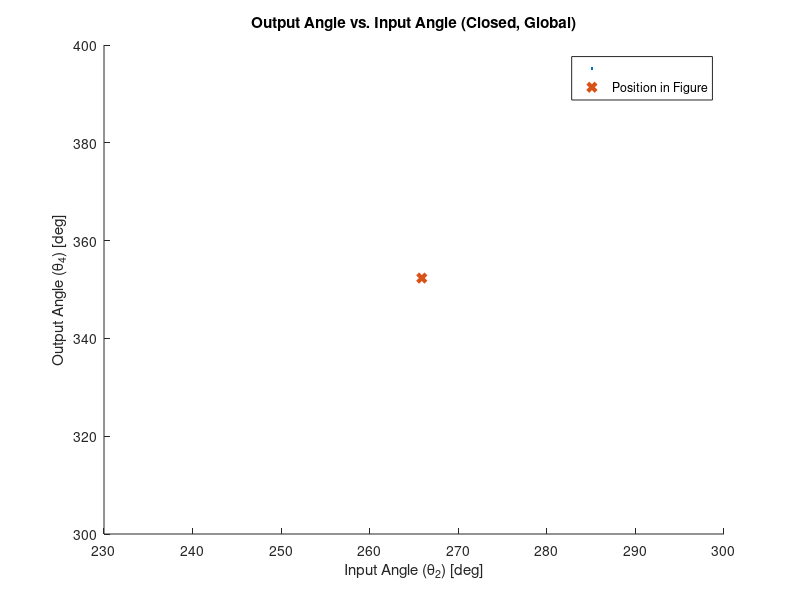
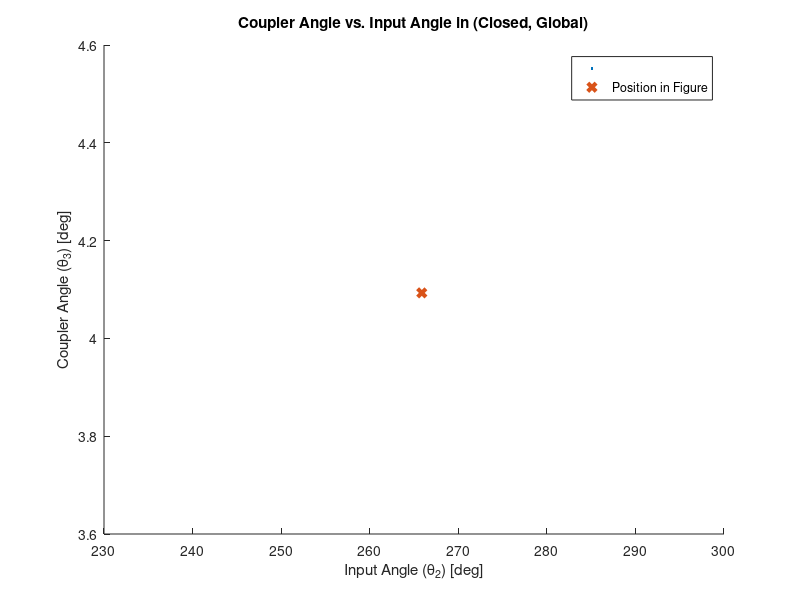
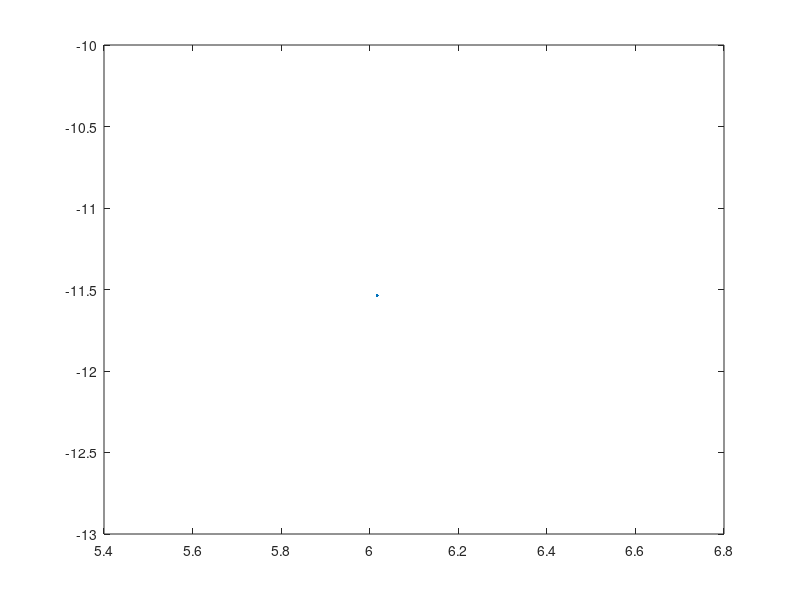

Recreate these plots in MATLAB, in order. (Note: this script raises an error after producing the figures.)
%% ME480 Mechanism Solver
%Author: Michael Pagan
clc, clear, close all

%% 4 Bar Pin Joint Mechanism Parameters
% Link lengths
Lengths = [9.174, 12.97, 9.573, sqrt(2.79^2+6.948^2)]; %a,b,c,d 
a = Lengths(1); %input (crank) length
b = Lengths(2); %coupler length
c = Lengths(3); %output length
d = Lengths(4); %ground length
units = 'in'; %units of above link lengths

% transform between local and global coordinates
theta1 = 90-atand(2.79/6.948); %ccw angle from local +x axis to global X axis
     %local +x points from crank ground to ouput ground (O2 to O4)  
     
% point of interest P on linkage
P_link = 'b'; %define which link the point is on: 'a' 'b' or 'c'
delta = -23.76; %fixed angle between selected link vector and point vector on 
                %link. e.g. angle between AB and AP. cw = negative
p = 7.09; %distance from link pin joint to desired point P (e.g. AP)

% position of mechanism shown in figure
theta2_fig_g = 360-theta1-26; %approximate theta 2 for determining configuration of 
                    %figure. Global system. Must be between 0-360 deg.
theta3_fig_g = 4; %approximate theta 3 for determining configuration of 
                    %figure. Global system. Must be between 0-360 deg. 
theta2_fig_l = theta2_fig_g + theta1; %DO NOT EDIT                 

% given speed and acceleration of crank
omega2 = 0.01; %input velocity [rad/s]
alpha2 = 0; %input acceleration [rad/s^2]

%Custom input range for crank in local coordinates
override_togs = 1; %change to 1 to use custom range
custom_input = theta2_fig_l; %specify custom range LOCAL coordinates
       
%No edits must be made below this header%    
%%%%%%%%%%%%%%%%%%%%%%%%%%%%%%%%%%%%%%%%%%%%%%%%%%%%%%%%%%%%%%%%%%%%%%%%%%
%   _  _     ____          _____    _____ _____ _   _ 
%  | || |   |  _ \   /\   |  __ \  |  __ \_   _| \ | |
%  | || |_  | |_) | /  \  | |__) | | |__) || | |  \| |
%  |__   _| |  _ < / /\ \ |  _  /  |  ___/ | | | . ` |
%     | |   | |_) / ____ \| | \ \  | |    _| |_| |\  |
%     |_|   |____/_/    \_\_|  \_\ |_|   |_____|_| \_|
%%%%%%%%%%%%%%%%%%%%%%%%%%%%%%%%%%%%%%%%%%%%%%%%%%%%%%%%%%%%%%%%%%%%%%%%%%                                                   
%% Toggle Positions
% Grashof determination
links = [a,b,c,d];
grash = 0; %flag for grashof
if (max(links)+ min(links)) <= sum(links)-(max(links)+ min(links))
    disp('GRASHOF MECHANISM')
    grash = 1;
else
    disp('NON-GRASHOF MECHANISM')
end

% Determine toggle points
%Flags for number of toggles
Onetog = 0;
Twotog = 0;
Notog = 0;

% Test for NaN case
tog1_inards = (a.^2+d.^2-b.^2-c.^2)./(2*a*d)+b*c./(a*d);
tog2_inards = (a.^2+d.^2-b.^2-c.^2)./(2*a*d)-b*c./(a*d);

% Calculate the two toggle positions, in local coordinates
if xor((abs(tog1_inards) > 1), (abs(tog2_inards) > 1))
    %checks that ONLY one of the toggle equations is valid
    Onetog = 1; %flag that we have opposite/equal togs
    disp('EQUAL AND OPPOSITE TOGGLE POSITIONS')
    if abs(tog1_inards) < 1 %plus case is valid
        theta_tog1_l = (acosd(tog1_inards)); %plus
        theta_tog2_l = -theta_tog1_l;

    else %minus case is valid
        theta_tog2_l = (acosd(tog2_inards)); % minus
        theta_tog1_l = -theta_tog2_l;
    end
elseif (abs(tog1_inards) > 1) && (abs(tog2_inards) > 1) 
    %checks that NEITHER toggle equations are valid
    disp('NO TOGGLE POSITIONS')
    Notog = 1;
else %both toggle equations must be valid
    disp('TWO UNIQUE TOGGLE POSITIONS')
    Twotog = 1;
    theta_tog1_l = (acosd(tog1_inards)); % plus
    theta_tog2_l = (acosd(tog2_inards)); % minus
end

%% Create input vector for current configuration
%determine if approximate theta 2 is between cw or ccw range of togs
if not(Notog)
    %create vector with original toggle points
    togs_l = [theta_tog1_l, theta_tog2_l];
    % create vector with positive toggle points
    togs_l_pos = togs_l + 360.*(togs_l < 0);
    % convert to global
    togs_g = togs_l_pos - theta1;
    
    if theta2_fig_l < max(togs_l_pos) && theta2_fig_g > min(togs_l_pos)
        toggle_dir = 1; %in this case the configuration lies in the ccw range
                        %of the toggle positions
    else
        toggle_dir = 0; %else configuration must be in the cw range
    end
end

%case for opposite and equal toggle angles. abs will be 0 to 180 deg
if override_togs > 0
    theta2l = custom_input;
    theta2g = theta2l - theta1;
else
    if Onetog
        % case for opposite and equal toggle angles
        if toggle_dir < 1 %from positive tog through +x axis to negative tog
            theta2l = flip(min(togs_l):0.5:max(togs_l)); %local
            theta2l = theta2l + 360.*(theta2l < 0);
        else % from positive tog through -x axis to negative tog
            theta2l = min(togs_l_pos):0.5:max(togs_l_pos); %local
        end

    elseif Twotog
        %case for two unique toggle points. togs will be [0 , 180] deg local
        % direction irrelevant bc range does not cross x axis
        theta2l = min(togs_l):0.5:max(togs_l); %local

    elseif Notog
        %case for no toggle points. Input angle theta 2 can go 360 deg
        theta2g = 0:0.5:360;
        theta2l = theta2g + theta1;
    end
end

% convert local input range to global
if not(Notog)
    theta2g = theta2l - theta1;
    theta2g = theta2g + 360.*(theta2g < 0);
end

% Make all negative input angles positive
theta2l = theta2l + 360.*(theta2l < 0);

%% Calculated Parameters
k1 = d./a;
k2 = d./c;
k3 = (a.^2-b.^2+c.^2+d.^2)./(2*a*c);
k4 = d./b;
k5 = (c.^2-d.^2-a.^2-b.^2)./(2*a*b);

A = cosd(theta2l)-k1-k2.*cosd(theta2l)+k3;
B = -2.*sind(theta2l);
C = k1-(k2+1).*cosd(theta2l)+k3;
D = cosd(theta2l)-k1+k4.*cosd(theta2l)+k5;
E = -2.*sind(theta2l);
F = k1 + (k4-1).*cosd(theta2l)+k5;

%% Output Angle Theta 4

%OPEN CONFIGURATION
%calculate the open configuration output angle. "Minus" eq
%find and remove imaginary input arguments
Q_m4 = (-B-sqrt(B.^2-4.*A.*C));
Q_m4(imag(Q_m4) ~= 0) = NaN;
%calculate the angle
theta4open_l = (2.*atan2d(Q_m4, 2.*A)); %local,
%convert to global. We only report output angles in global.
theta4open_g = theta4open_l - theta1;
%find and correct large and/or negative angles
for j = 1:2 %loop through twice for angles < -360
    theta4open_g = theta4open_g + 360.*(theta4open_g < 0);
end

%CLOSED CONFIGURATION
%calculate the closed configuration output angle. "Plus" eq
%find and remove imaginary input arguments
Q_p4 = (-B+sqrt(B.^2-4.*A.*C));
Q_p4(imag(Q_p4) ~= 0) = NaN;
%calculate the angle
theta4closed_l = (2.*atan2d(Q_p4,2.*A));%local,
%convert to global
theta4closed_g = theta4closed_l - theta1;
%find and correct large and/or negative angles
for j = 1:2
    theta4closed_g = theta4closed_g + 360.*(theta4closed_g < 0);
end

%DEPICTED CONFIGURATION
%calculate D,E,F for the current position
A_fig = cosd(theta2_fig_l)-k1-k2.*cosd(theta2_fig_l)+k3;
B_fig = -2.*sind(theta2_fig_l);
C_fig = k1-(k2+1).*cosd(theta2_fig_l)+k3;

%calculate closed theta 3 for current position
theta4closed_fig_l = (2.*atan2d(-B_fig+sqrt(B_fig.^2-4.*A_fig.*C_fig),...
                                    2.*A_fig)); %local, plus
%convert to global                  
theta4closed_fig_g = theta4closed_fig_l - theta1; 

%calculate open theta 3 for current position
theta4open_fig_l = 2.*atan2d(-B_fig-sqrt(B_fig.^2-4.*A_fig.*C_fig),...
                                    2.*A_fig); %local, minus
%convert to global                    
theta4open_fig_g = theta4open_fig_l - theta1;

%make sure angles are 0-360
for k = 1:2
    theta4open_fig_g = theta4open_fig_g + 360.*(theta4open_fig_g < 0);
    theta4closed_fig_g = theta4closed_fig_g + 360.*(theta4closed_fig_g < 0);
end

%% Coupler Angle Theta 3

%OPEN CONFIGURATION
%calculate the open configuration coupler angle. "Minus case"
%find and remove imaginary input arguments
Q_m3 = (-E-sqrt(E.^2-4.*D.*F));
Q_m3(imag(Q_m3) ~= 0) = NaN;
%calculate the angle
theta3open_l = (2.*atan2d(Q_m3,2.*D));%local, 
%convert to global
theta3open_g = theta3open_l - theta1;
%find and correct negative angles
for j = 1:2
    theta3open_g = theta3open_g + 360.*(theta3open_g < 0);
end

%CLOSED CONFIGURATION
%calculate the closed configuration coupler angle. "Plus case:"
%find and remove imaginary input arguments
Q_p3 = (-E+sqrt(E.^2-4.*D.*F));
Q_p3(imag(Q_p3) ~= 0) = NaN;
%calculate the angle
theta3closed_l = (2.*atan2d(Q_p3, 2.*D)); %local, plus
%convert to global
theta3closed_g = theta3closed_l - theta1; %
for j = 1:2
    theta3closed_g = theta3closed_g + 360.*(theta3closed_g < 0);
end

%DEPICTED CONFIGURATION
%calculate current coupler angle in given figure based on estimated theta2
%calculate D,E,F for the current position
D_fig = cosd(theta2_fig_l)-k1+k4.*cosd(theta2_fig_l)+k5;
E_fig = -2.*sind(theta2_fig_l);
F_fig = k1 + (k4-1).*cosd(theta2_fig_l)+k5;

%calculate closed theta 3 for current position
theta3closed_fig_l = (2.*atan2d((-E_fig+sqrt(E_fig.^2-4.*D_fig.*F_fig)),...
                      2.*D_fig)); %local, plus
%convert to global                  
theta3closed_fig_g = theta3closed_fig_l - theta1; 

%calculate open theta 3 for current position
theta3open_fig_l = (2.*atan2d((-E_fig-sqrt(E_fig.^2-4.*D_fig.*F_fig)),...
                        2.*D_fig));%local, 
%convert to global                    
theta3open_fig_g = theta3open_fig_l - theta1;

%make sure angles are 0-360
for k = 1:2
    theta3open_fig_g = theta3open_fig_g + 360.*(theta3open_fig_g < 0);
    theta3closed_fig_g = theta3closed_fig_g + 360.*(theta3closed_fig_g < 0);
end

%% Determine Configuration of Depiction in Figure
%check if open or closed coupler angle is closer to visually-estimated
    %coupler angle in figure. Comparison of absolute differences
if abs(theta3open_fig_g-theta3_fig_g) > abs(theta3closed_fig_g-theta3_fig_g)
    disp('FIGURE DEPICTS THE CLOSED CONFIGURATION')
    % flags for open/closed
    closed = 1;
    open = 0;
    
    theta3current_fig_g = theta3closed_fig_g;
    theta4current_fig_g = theta4closed_fig_g;
    
    theta3g = theta3closed_g;
    theta4g = theta4closed_g;
else
    disp('FIGURE DEPICTS THE OPEN CONFIGURATION')
    % flags for open/closed
    open = 1;
    closed = 0; 
    
    theta3current_fig_g = theta3open_fig_g;
    theta4current_fig_g = theta4open_fig_g;
    
    theta3g = theta3open_g;
    theta4g = theta4open_g;
end

%ensure the angles are (0-360)
for k = 1:2
    theta3current_fig_g = theta3current_fig_g + 360.*(theta3current_fig_g < 0);
    theta3current_fig_g = theta3current_fig_g - 360.*(theta3current_fig_g > 360);
    theta4current_fig_g = theta4current_fig_g + 360.*(theta4current_fig_g < 0);
    theta4current_fig_g = theta4current_fig_g - 360.*(theta4current_fig_g > 360);
end

%% Plot Coupler and Output Angles
figure(1)
hold on
plot((theta2g), theta4g,'.')
xlabel('Input Angle (\theta_2) [deg]')
ylabel('Output Angle (\theta_4) [deg]')
plot(theta2_fig_g, theta4current_fig_g, 'x','linewidth',3)
legend( '', 'Position in Figure')
if open
    title('Output Angle vs. Input Angle (Open, Global)')
else
    title('Output Angle vs. Input Angle (Closed, Global)')
end

figure(2)
hold on
plot(theta2g, theta3g, '.');
xlabel('Input Angle (\theta_2) [deg]')
ylabel('Coupler Angle (\theta_3) [deg]')
plot(theta2_fig_g, theta3current_fig_g, 'x','linewidth',3)
legend('','Position in Figure')
if open
    title('Coupler Angle vs. Input Angle in (Open, Global)')
else
    title('Coupler Angle vs. Input Angle in (Closed, Global)')
end

%% Point P on Coupler
%find the vector P in global space. 
if P_link == 'a' %point P is on link a (input). Pinned at O2
    %find angle of  O2P
    thetaP_g = theta2g + delta;
    
    % P-> = AP-> relative to O2
    P = p.*cosd(thetaP_g) + 1i.*p.*sind(thetaP_g);  
    
    %current position of point P
    thetaPcurrent_g = theta2_fig_g + delta;
    P_current = p.*cosd(thetaPcurrent_g) + 1i.*p.*sind(thetaPcurrent_g);  
    
elseif P_link == 'b' %point P is on link b (coupler). Pinned at A
    %find angle of AP
    thetaP_g = theta3g + delta;
    
    %P-> = AB-> + BP-> relative to O2
    P = a.*cosd(theta2g) + p.*cosd(thetaP_g) + ...
        1i.*(a.*sind(theta2g) + p.*sind(thetaP_g));
    
    %current position of point P
    thetaPcurrent_g = theta3current_fig_g + delta;
    P_current = a.*cosd(theta2_fig_g) + p.*cosd(thetaPcurrent_g) + ...
        1i.*(a.*sind(theta2_fig_g) + p.*sind(thetaPcurrent_g));
    
elseif P_link == 'c' %point P is on link c (output)
    %find angle O4P
    thetaP_g = theta4g + delta;
                                       
    
    % P-> = O2P-> relative to O4
    P = p.*cosd((thetaP_g)) + 1i.*p.*sind((thetaP_g));

    %current position of point P relative to O4
    thetaPcurrent_g = theta4current_fig_g + delta;
    P_current = p.*cosd(thetaPcurrent_g) + 1i.*p.*sind(thetaPcurrent_g); 
    
else %point P link incorrectly defined
    disp('Incorrect definition of link for point P. Check  var ''P_link''')
end

Px = real(P);
Py = imag(P);
Px_current = real(P_current);
Py_current = imag(P_current);

%% Plot Position on Coupler

figure(4)
plot(Px, Py, '.')
xlabel({"X Position [" + units + "["})
ylabel("Y Position [" + units + "]")
daspect([1 1 1]);

if open
    title('Position of Point P (Open)')
else
    title('Position of Point P (Closed)')
end

hold on
%plot current position of P
plot(Px_current, Py_current, 'x','linewidth',2)

%plot and label the origin
plot(0,0,'ks','linewidth', 4)
if P_link == 'b' || P_link == 'a' %O2 is at the origin
    text(.05.*range([Px]),0, {'O_2'})
elseif P_link == 'c' %O4 is at origin
    text(.05.*range([Px]),0, {'O_4'})
end

%% Velocity Analysis
omega3 = a.*omega2./b .* (sind(theta4g-theta2g)./sind(theta3g-...
    theta4g));
omega4 = a.*omega2./c .* (sind(-theta3g+theta2g)./sind(theta4g-...
    theta3g));

% filter out very high velocities
omega3(abs(theta3g-theta4g) < 0.1) = NaN;
omega4(abs(theta3g-theta4g) < 0.1) = NaN;

% velocity of A (crank end), is tangential to crank arc
VA_g = a.*omega2.*(-sind(theta2g)+1i.*cosd(theta2g));

% velocity of B relative to A
VBA_g = b.*omega3 .*(-sind(theta3g)+1i.*cosd(theta3g));

% velocity of B, is tangential to output arc
VB_g = c.*omega4 .*(-sind(theta4g)+1i.*cosd(theta4g));

% velocity of P relative to A
VPA_g = p.*omega3 .* -sind(theta3g + delta) + 1i.*p.*omega3 ...
    .* cosd(theta3g+delta);
% velocity of P
VP_g = VA_g + VPA_g;

% velocity magnitudes
VA_mag = abs(VA_g);
VB_mag = abs(VB_g);
VP_mag = abs(VP_g);

%% Plot velocity
figure(5)
plot(theta2g, VP_mag, '.');
xlabel('Input Angle (\theta_2) [deg]')
ylabel("|V_P| [" + units +"/s]")

if open
    title('Point P Velocity vs Input Angle (Open)')
else
    title('Point P Velocity vs Input Angle (Closed)')
end

%% Acceleration Analysis
A_a = c*sind(theta4g);
B_a = b*sind(theta3g);
C_a = a*alpha2.*sind(theta2g)+a*omega2.^2.*cosd(theta2g)+b*omega3.^2 ...
    .*cosd(theta3g) - c*omega4.^2 .*cosd(theta4g);
D_a = c*cosd(theta4g);
E_a = b*cosd(theta3g);
F_a = a*alpha2.*cosd(theta2g)- a*omega2.^2.*sind(theta2g)-b*omega3.^2 ...
    .*sind(theta3g) + c*omega4.^2 .*sind(theta4g);

alpha3 = (C_a.*D_a - A_a.*F_a)./(A_a.*E_a - B_a.*D_a);
alpha4 = (C_a.*E_a - B_a.*F_a)./(A_a.*E_a - B_a.*D_a);

%Linear Acceleration of P
A_A = a*alpha2.*(-sind(theta2g)+1i*cosd(theta2g)) ...
    - a*omega2.^2.*(cosd(theta2g)+1i*sind(theta2g));
A_PA = p*alpha3.*(-sind(theta3g+delta)+1i*cosd(theta3g+delta)) ...
    - p*omega3.^2.*(cosd(theta3g+delta)+1i*sind(theta3g+delta));

A_P = A_A + A_PA;

%% Plot Acceleration
figure(6)
plot(theta2g, alpha4, '.');
xlabel('Input Angle (\theta_2) [deg]')
ylabel("\alpha_{5} [" + units +"/s^2]")

if open
    title('Link 5 Angular Acceleration vs Input Angle (Open)')
else
    title('Link 5 Angular Acceleration vs Input Angle (Closed)')
end

figure(7)
plot(theta2g, abs(A_P), '.');
xlabel('Input Angle (\theta_2) [deg]')
ylabel("Linear Acceleration of Point F [" + units +"/s^2]")

if open
    title('Point F Linear Acceleration vs Input Angle (Open)')
else
    title('Point F Linear Acceleration vs Input Angle (Closed)')
end
%% Print Relevant Values
%print values only if evaluating for one theta 2 input
if length(theta2g) == 1
    %define output vectors
    links = ["Crank (a)", "Coupler (b)", "Output (c)"]';
    thetas = [theta2g, theta3g, theta4g]';
    omegas = [omega2, omega3, omega4]';
    alphas = [alpha2 , alpha3, alpha4]';
    %create and display the table
    mechanism_state = table;
    mechanism_state.Link = links;
    mechanism_state.Angle = thetas;
    mechanism_state.Speed = omegas;
    mechanism_state.Acceleration = alphas;
    mechanism_state.Properties.VariableNames{2} = 'Angle [deg]';
    mechanism_state.Properties.VariableNames{3} = 'Speed [rad/s]';
    mechanism_state.Properties.VariableNames{4} = 'Acceleration [rad/s^2]';
    disp(mechanism_state)
end

%% Force Analysis
% applied force
F_P = 0;
F_Px = 0;
F_Py = 0;

R_Px = 0;
R_Py = 0;

% applied torque
T4 = 0; %torque on link 4
T3 = 0; %torque on link 3
T12 = 0; %torque on link 2

% gravitational acceleration in/s^2
g = 386.08858267717;

% self-weights
w2 = 2*2;
w3 = 10;
w4 = 2*2;


% convert to masses
m2 = w2/g; % [kg]
m3 = w3/g;
m4 = w4/g;

% moments of inertia (slender rods)
I2 = 0.071;
I3 = 0.430;
I4 = 0.077;

% R components (slender rods with CG at center)
R_12 = a/2 * (cosd(theta2g-180) + 1i*sind(theta2g-180));
R_12x = real(R_12);
R_12y = imag(R_12);

R_32 = a/2 * (cosd(theta2g) + 1i*sind(theta2g));
R_32x = real(R_32);
R_32y = imag(R_32);

R_23 = 7.09 * (cosd(theta3g+delta-180) + 1i*sind(theta3g+delta-180));
R_23x = real(R_23);
R_23y = imag(R_23);

R_43 = 7.09 * (cosd(theta3g-delta) + 1i*sind(theta3g-delta));
R_43x = real(R_43);
R_43y = imag(R_43);

R_34 = c/2 * (cosd(theta4g) + 1i*sind(theta4g));
R_34x = real(R_34);
R_34y = imag(R_34);

R_14 = c/2 * (cosd(theta4g-180) + 1i*sind(theta4g-180));
R_14x = real(R_14);
R_14y = imag(R_14);

% CG accelerations
A_G2 = a/2 * alpha2.*(-sind(theta2g)+1i*cosd(theta2g)) ...
    - a/2 * omega2.^2.*(cosd(theta2g)+1i*sind(theta2g));
A_G2x = real(A_G2);
A_G2y = imag(A_G2);

A_A = a*alpha2.*(-sind(theta2g)+1i*cosd(theta2g)) ...
    - a*omega2.^2.*(cosd(theta2g)+1i*sind(theta2g));
A_G3A = (7.09)*alpha3.*(-sind(theta3g+delta)+1i*cosd(theta3g+delta)) ...
    - (7.09)*omega3.^2.*(cosd(theta3g+delta)+1i*sind(theta3g+delta));
A_G3 = A_A + A_G3A;
A_G3x = real(A_G3);
A_G3y = imag(A_G3);

A_G4 = c/2 * alpha4.*(-sind(theta4g)+1i*cosd(theta4g)) ...
    - a/2 * omega4.^2.*(cosd(theta4g)+1i*sind(theta4g));
A_G4x = real(A_G4);
A_G4y = imag(A_G4);

% solve system of equations
A_fa =   [1 0 1 0 0 0 0 0 0;
         0 1 0 1 0 0 0 0 0;
         -R_12y R_12x -R_32y R_32x 0 0 0 0 1;
         0 0 -1 0 1 0 0 0 0;
         0 0 0 -1 0 1 0 0 0;
         0 0 R_23y -R_23x -R_43y R_43x 0 0 0;
         0 0 0 0 -1 0 1 0 0;
         0 0 0 0 0 -1 0 1 0;
         0 0 0 0 R_34y -R_34x -R_14y R_14x 0];
b_fa = [m2*A_G2x;
     m2*A_G2y + w2;
     I2*alpha2;
     m3*A_G3x-F_Px;
     m3*A_G3y-F_Py + w3;
     I3*alpha3 - R_Px*F_Py + R_Py*F_Px;
     m4*A_G4x;
     m4*A_G4y + w4;
     I4*alpha4 - T4];
 
x_fa = linsolve(A_fa,b_fa);

% Force magnitudes
F_12 = sqrt(x_fa(1)^2+x_fa(2)^2);

F_32 = sqrt(x_fa(3)^2+x_fa(4)^2);

F_43 = sqrt(x_fa(5)^2+x_fa(6)^2);

F_14 = sqrt(x_fa(7)^2+x_fa(8)^2);

T_12 = x_fa(9);

%% Torque Analysis by Energy Method
%CG Velocities
V_G2 = a/2 .* omega2.*(-sind(theta2g)+1i.*cosd(theta2g)); %cg of link 2
V_G2x = real(V_G2);
V_G2y = imag(V_G2);

%cg of link 3 relative to link 1 end
V_G3A = 7.09 .* omega3 .* (-sind(theta3g+delta)+1i.*cosd(theta3g+delta)); 

%VA_g = velocity of A (crank end), is tangential to crank arc
V_G3 = VA_g + V_G3A; %cg of link 3
V_G3x = real(V_G3);
V_G3y = imag(V_G3);

V_G4 = c/2 .* omega4 .*(-sind(theta4g)+1i.*cosd(theta4g)); %cg of link 4
V_G4x = real(V_G4);
V_G4y = imag(V_G4);


% CG Accelerations found in previous section
% Moments of inertia defined in previous section
% Torques defined in previous section

%Energy Equation
syms T12
Energy_LHS = -w2*V_G2y - w3*V_G3y - w4*V_G4y + T12*omega2;
Energy_RHS = m2*(A_G2x*V_G2x + A_G2y*V_G2y) + m3*(A_G3x*V_G3x + ... 
    A_G3y*V_G3y) + m4*(A_G4x*V_G4x + A_G4y*V_G4y) + ...
    (I2*alpha2*omega2+I3*alpha3*omega3+I4*alpha4*omega4);

T_12e = solve(Energy_LHS==Energy_RHS, T12);
T_12e = double(T_12e);
